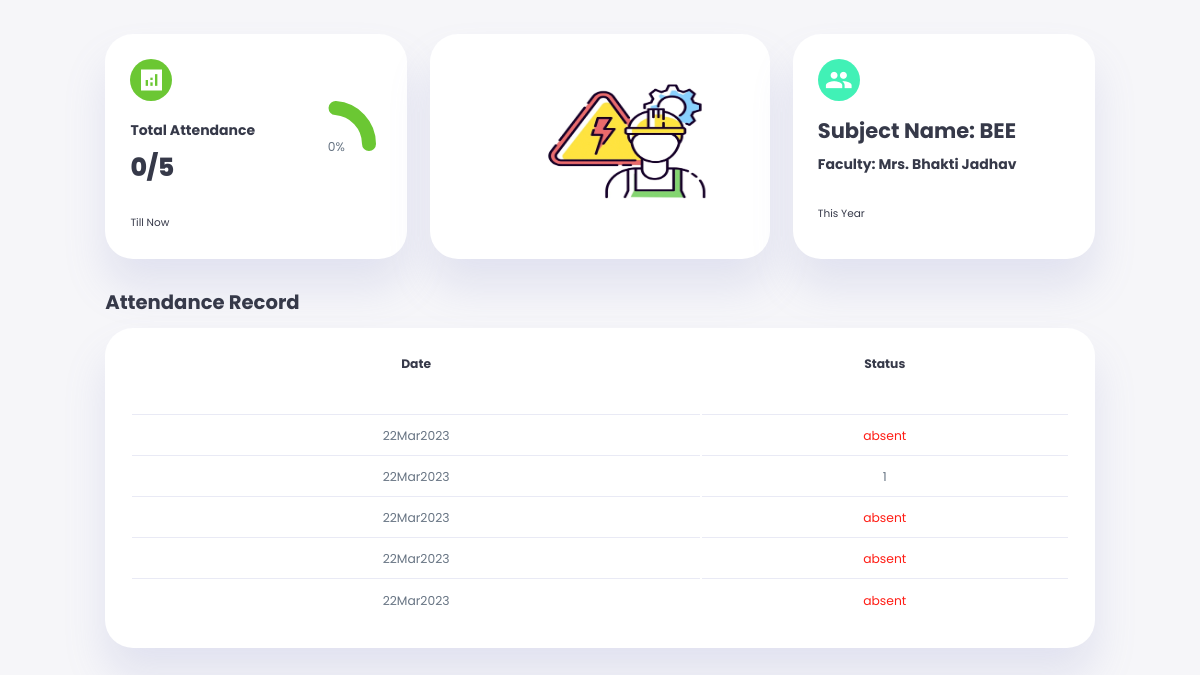
Page /sub_atten/Sub_bee.php (signed in) on the committed database.
### tables this page shows
CREATE TABLE `bee` (
  `Rollno` int NOT NULL,
  `Name` varchar(50) NOT NULL,
  `L1` varchar(20) NOT NULL,
  `L2` varchar(255) NOT NULL DEFAULT 'absent',
  `L3` varchar(255) NOT NULL DEFAULT 'absent',
  `L4` varchar(255) NOT NULL DEFAULT 'absent',
  `L5` varchar(255) NOT NULL DEFAULT 'absent',
  `L6` varchar(255) NOT NULL DEFAULT 'absent'
);

### sub_atten/SubjectP.php (called while the page is built, shortened)
<?php
function getTotalPresentCount($tableName) {
  require('db_connect.php');
    $result = $conn->query("SHOW COLUMNS FROM $tableName");
    $columns = array();
    if ($result->num_rows > 0) {
        while ($row = $result->fetch_assoc()) {
            $columnName = $row["Field"];
            if (substr($columnName, 0, 1) === "L") {
                $columns[] = $columnName;
            }
        }
        $TC = count($columns);
    } else {
        echo "Error: No columns found in table '$tableName'";
        exit();
    }
    $sql = "SELECT ";
    $caseStatements = array();
    foreach ($columns as $column) {
        $caseStatements[] = "(CASE WHEN $column = 'present' THEN 1 ELSE 0 END)";
    }
    $sqltest = mysqli_query($conn, "SELECT * FROM users WHERE unique_id = {$_SESSION['unique_id']}");
    if (mysqli_num_rows($sqltest) > 0) {
        $row = mysqli_fetch_assoc($sqltest);
    }
    $name = $row['fname'];
    $sql .= implode(" + ", $caseStatements) . " AS total_present FROM $tableName WHERE name = '$name' LIMIT 1";
    $result = $conn->query($sql);
    if (!$result) {
        echo "Error: " . $sql . "<br>" . $conn->error;
    } else {
        if ($result->num_rows > 0) {
            while($row = $result->fetch_assoc()) {
                $TPC = $row["total_present"];
                $per = ($TPC / $TC * 100);
                $resultArray = array("TPC" => $TPC, "TC" => $TC, "percentage" => $per);
                return $resultArray;
            }
        } else {
            echo "0 results";
        }
    }
}
$beeResult = getTotalPresentCount("bee");
$beeTPC = $beeResult["TPC"];
$beeTC = $beeResult["TC"];

### sub_atten/Sub_bee.php (the view, shortened to what this page needs)
<!DOCTYPE html>
<html lang="en">
<head>
    <link rel="stylesheet" href="./Sub_attn.css">
</head>
<body>
    <div class="container">
        <aside>
        </aside>
        <main>
            <div class="insights">
                <div class="attendance">
                    <span class="material-icons-sharp">analytics</span>
                    <?php
                    include 'SubjectP.php';
                    $attendance_percentage = round(($beeTPC / ($beeTC-1)) * 100);
                    ?>
                    <div class="middle">
                        <div class="left">
                            <h3>Total Attendance</h3>
                            <h1><?php echo $beeTPC.'/'.($beeTC-1); ?></h1>
                        </div>
                        <div class="progress">
                            <svg>
                                <circle cx='38' cy='38' r='36' style="stroke-dashoffset: calc(228 - (228 * <?php echo $attendance_percentage; ?>) / 100);"></circle>
                            </svg>
                            <div class="number">
                                <p><?php echo $attendance_percentage.'%'; ?></p>
                            </div>
                        </div>
                    </div>
                    <small class="text-mute">Till Now</small>
                </div>
             <div class="Leaves">
                    <div class="middle">
                        <div class="left">
                        <img src="BEE.jpg" class="img" >
                        </div>
                    </div>
            </div>
            <div class="Leaves">
                    <span class="material-icons-sharp">group</span>
                    <div class="middle">
                        <div class="left">
                            <h2>Subject Name: BEE</h2>
                            <h4>Faculty: Mrs. Bhakti Jadhav</h4>
                        </div>
                    </div>
                    <small class="text-mute">This Year</small>
            </div>
</div>
<?php
require('db_connect.php');
$sqltest = mysqli_query($conn, "SELECT * FROM users WHERE unique_id = {$_SESSION['unique_id']}");
        if (mysqli_num_rows($sqltest) > 0) {
            $row = mysqli_fetch_assoc($sqltest);
        }
$name = $row['fname'];
$sql1 = "SELECT * FROM bee WHERE name = '$name'";
$sql2 = "SELECT * FROM bee WHERE name = 'Timestamp'";
$result1 = mysqli_query($conn, $sql1);
$result2 = mysqli_query($conn, $sql2);
if (mysqli_num_rows($result1) > 0 && mysqli_num_rows($result2) > 0) {
    $dates = mysqli_fetch_array($result1, MYSQLI_NUM);
    $statuses = mysqli_fetch_array($result2, MYSQLI_NUM);
    echo '
            <div class="staff-attendance">
            <h2>Attendance Record</h2>
            <table>
            <thead>
                <tr>
                    <th>Date</th>
                    <th>Status</th>
                </tr>
            </thead>
            <tbody>';
            for ($i = 2; $i < count($dates); $i++) {
                if ($dates[$i] == 'absent') {
                    $class = 'warning';
                } elseif ($dates[$i] == 'present') {
                    $class = 'success';
                } else {
                    $class = '';
                }
                echo '<tr>
                        <td>' . substr($statuses[$i], 0, -5) . '</td>
                        <td class="' . $class . '">' . $dates[$i] . '</td>
                      </tr>';
            }
    echo '</tbody>
          </table>
          </div>';
} else {
    echo "No results found.";
}
?>
        </main>
    </div>
</body>
</html>

### sub_atten/Sub_attn.css (style rules this page uses)
:root { --color-primary: #6BC733; --color-danger:#7380ec; --color-success: #41f1b6; --color-warning: #FF1D15; --color-white: #fff; --color-info-dark: #c9cbce; --color-dark: #363949; --color-light: rgba(132, 139, 200, 0.18); --color-primary-variant: #111e88; --color-dark-variant: #677483; --color-background: #f6f6f9; --card-border-radius: 2rem; --border-radius-1: 0.4rem; --border-radius-2: 0.8rem; --border-radius-3: 1.2rem; --card-padding: 1.8rem; --padding-1: 1.2rem; --box-shadow: 0 2rem 3rem var(--color-light); }
* { margin: 0; padding: 0; outline: 0; appearance: none; border: 0; text-decoration: none; box-sizing: border-box; }
html { font-size: 14px; }
body { width: 100vw; height: 100vh; font-family: poppins, sans-serif; font-size: 0.88rem; background: var(--color-background); user-select: none; overflow-x:hidden; color: var(--color-dark); }
.img { margin-left: 60px; width: 230px; height: 170px; }
.container { display: grid; width: 96%; margin: 0 auto; gap: 0.8rem; grid-template-columns: 5rem auto 5rem; }
h1 { font-weight: 800; font-size: 1.8rem; }
h2 { font-size: 1.4rem; }
h3 { font-size: 0.87rem; }
h4 { font-size: 0.8rem; }
small { font-size: 0.75rem; }
p { color: var(--color-dark-variant); }
.warning { color: var(--color-warning); }
aside { height: 100vh; }
main { margin-top: 1.4rem; }
main .insights { display: grid; grid-template-columns: repeat(3, 1fr); gap: 1.6rem; }
main .insights > div { background: var(--color-white); padding: var(--card-padding); border-radius: var(--card-border-radius); margin-top: 1rem; box-shadow: var(--box-shadow); transition: all 300ms ease; }
main .insights > div span { background: var(--color-primary); padding: 0.5rem; border-radius: 50%; color: var(--color-white); font-size: 2rem; }
main .insights > div.Leaves span { background: var(--color-success); }
main .insights > div .middle { display: flex; align-items: center; justify-content: space-between; }
main .insights h2 { margin: 1rem 0 0.6rem; font-size: 1.5rem; }
main .insights h3 { margin: 1rem 0 0.6rem; font-size: 1rem; }
main .insights h4 { margin: 0.5rem 0 0.6rem; font-size: 1rem; }
main .insights .progress { position: relative; width: 92px; height: 92px; border-radius: 50%; }
main .insights svg { width: 7rem; height: 7rem; }
main .insights .progress .number { position: absolute; top: 0; left: 0; height: 100%; width: 100%; display: flex; justify-content: center; align-items: center; }
main .insights small { margin-top: 1.6rem; display: block; }
main .staff-attendance { margin-top: 2rem; }
main .staff-attendance h2 { margin-bottom: 0.8rem; }
main .staff-attendance table { background: var(--color-white); width: 100%; border-radius: var(--card-border-radius); padding: var(--card-padding); text-align: center; box-shadow: var(--box-shadow); transition: all 300ms ease; }
main table tbody td { height: 2.8rem; border-bottom: 1px solid var(--color-light); color: var(--color-dark-variant); }
main table tbody tr:last-child td { border: none; }

### rows in the picture
bee: L2 "22Mar2023", L3 "22Mar2023", L4 "22Mar2023", L5 "22Mar2023", L6 "22Mar2023"
bee: L2 "absent", L3 "1", L4 "absent", L5 "absent", L6 "absent"

### other values in the picture
$beeTPC "0"
$beeTC-1 "5"
$attendance_percentage "0"
